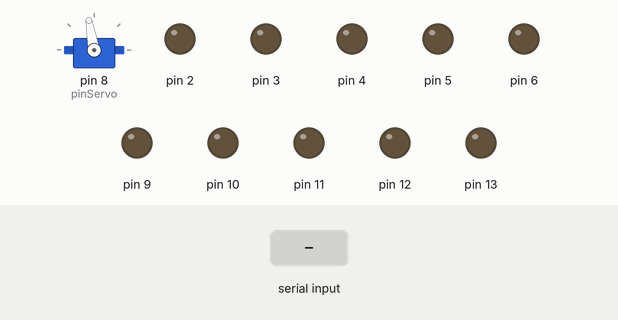
Bench run of a sketch on a simulated Arduino Leonardo, built for the host (arithmetic inside an expression is 32-bit, double 64-bit). Parts: servo, output pins drawn as LEDs (lit = HIGH). Inputs (shaded band) come from the test bench.

Above: at 1.2 s.
1.3 s: "2\n" received over Serial
At 2.2 s:
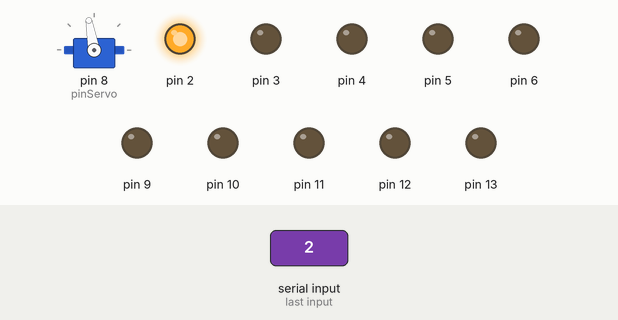
2.8 s: "1\n" received over Serial
At 3.4 s:
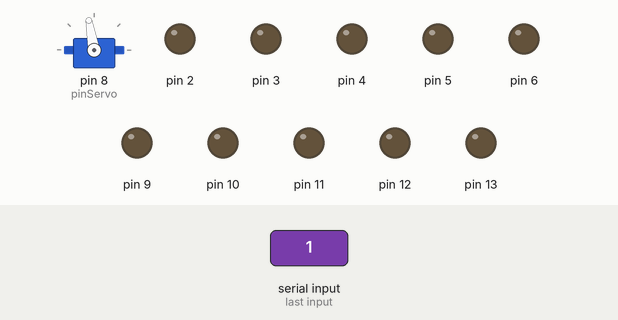
4.3 s: "200\n" received over Serial
At 5.7 s:
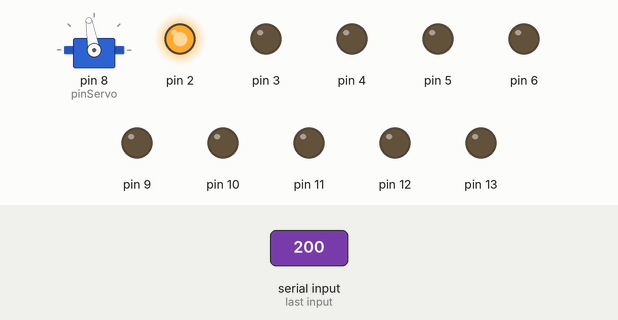
Timing chart, 0 to 7.3 s (numbered marks = the images above; inputs shaded):
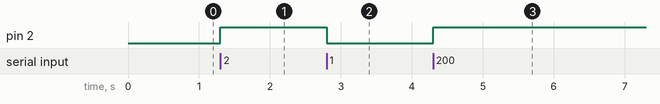

Measured:
- after the input at 1.3 s, pin 2: LOW → HIGH at once
- after the input at 2.8 s, pin 2: HIGH → LOW at once
- after the input at 4.3 s, pin 2: LOW → HIGH at once

The sketch:

brasRobopoly.ino
```cpp
// this code is only compatible with a boad based on the atmega 2560 e.g. arduino mega2560
#define dirPin 2,3,12,13,4    // pins to change steppers' directtion
#define tailleChaine 6        // string to communicate with the pi
#define pulPin 10,11,5,6,9    // pwm pins to move the steppers
#define nbStepper 5
#define maxServo 200          // max angle
#define minServo 50           // min angle
#define pinServo 8

#include <Servo.h>

Servo servo;
int angle = 100;

const int pinStepper[nbStepper] = {pulPin};
const int pinDirStepper[nbStepper] = {dirPin};

char octetReception=0;
char chaineReception[tailleChaine]="000000";  // string to communicate with the pi

int i = 0;

void move_arm(){    // analyses the string and move the steppers

  switch(chaineReception[0]-48){
    case 0:
      TCCR2A = TCCR2A & ~_BV(COM2A1) ;    // disable pwm
      break;
    case 1:
      digitalWrite(pinDirStepper[0],0) ;  // direction of the stepper
      TCCR2A = TCCR2A | _BV(COM2A1) ;     // enable pwm
      break;
    case 2:
      digitalWrite(pinDirStepper[0],1) ;  // direction of the stepper
      TCCR2A = TCCR2A | _BV(COM2A1) ;     // enable pwm
      break;
  }

  switch(chaineReception[1]-48){
    case 0:
      TCCR1A = TCCR1A & ~_BV(COM1A1) ;    // disable pwm
      break;
    case 1:
      digitalWrite(pinDirStepper[1],0) ;  // direction of the stepper
      TCCR1A = TCCR1A | _BV(COM1A1) ;     // enable pwm
      break;
    case 2:
      digitalWrite(pinDirStepper[1],1) ;  // direction of the stepper
      TCCR1A = TCCR1A | _BV(COM1A1) ;     // enable pwm
      break;
  }

  switch(chaineReception[2]-48){
    case 0:
      TCCR3A = TCCR3A & ~_BV(COM3A1) ;    // disable pwm
      break;
    case 1:
      digitalWrite(pinDirStepper[2],0) ;  // direction of the stepper
      TCCR3A = TCCR3A | _BV(COM3A1) ;     // enable pwm
      break;
    case 2:
      digitalWrite(pinDirStepper[2],1) ;  // direction of the stepper
      TCCR3A = TCCR3A | _BV(COM3A1) ;     // enable pwm
      break;
  }

  switch(chaineReception[3]-48){
    case 0:
      TCCR4A = TCCR4A & ~_BV(COM4A1) ;    // disable pwm
      break;
    case 1:
      digitalWrite(pinDirStepper[3],0) ;  // direction of the stepper
      TCCR4A = TCCR4A | _BV(COM4A1) ;     // enable pwm
      break;
    case 2:
      digitalWrite(pinDirStepper[3],1) ;  // direction of the stepper
      TCCR4A = TCCR4A | _BV(COM4A1) ;     // enable pwm
      break;
  }
    switch(chaineReception[4]-48){
    case 0:
      TCCR2A = TCCR2A & ~_BV(COM2B1) ;    // disable pwm
      break;
    case 1:
      digitalWrite(pinDirStepper[4],0) ;  // direction of the stepper
      TCCR2A = TCCR2A | _BV(COM2B1) ;     // enable pwm
      break;
    case 2:
      digitalWrite(pinDirStepper[4],1) ;  // direction of the stepper
      TCCR2A = TCCR2A | _BV(COM2B1) ;     // enable pwm
      break;
  }

    switch(chaineReception[5]-48){           // this is the Servo
    case 2:
       angle = (angle < minServo) ? minServo : (angle > maxServo) ? maxServo : angle;
      for( int i = 0; i<5; i++){    // gradually decreases the angle
        servo.write(--angle);
      }
      break;
    case 1:
      angle = (angle < minServo) ? minServo : (angle > maxServo) ? maxServo : angle;
      for( int i = 0; i<5; i++){    // gradually increases the angle
        servo.write(++angle);
      }
      break;
  }

}
void setup() {


  // initialize Serial:
  Serial.begin(115200);

  // initialize pins
  for(int i = 0; i<nbStepper; i++){
    pinMode(pinStepper[i], OUTPUT);
    pinMode(pinDirStepper[i], OUTPUT);
    digitalWrite(pinStepper[i], LOW);
    digitalWrite(pinDirStepper[i], LOW);
  }
    servo.attach(pinServo);
    servo.write(angle);

   // initialize timers (1,2,3,4) on pwm_phase_corrected 8_bit (timer2 is already 8bit)
   // it's possible to use less timers using output B from timers ( if more timers are needed for another purpose)
   TCCR2A = _BV(WGM20);
   TCCR2B = _BV(CS22); // prescaler = 64 frequ = 490 Hz

   TCCR1A = _BV(WGM10);
   TCCR3A = _BV(WGM30);
   TCCR4A = _BV(WGM40);
   TCCR1B = _BV(CS10)|_BV(CS11);  // prescaler = 64 frequ = 490 Hz
   TCCR3B = _BV(CS20)|_BV(CS21);  // prescaler = 64 frequ = 490 Hz
   TCCR4B = _BV(CS30)|_BV(CS31);  // prescaler = 64 frequ = 490 Hz

   // duty cycle = 50%
   OCR1A = 128; // pin 11
   OCR2A = 128; // pin 10
   OCR3A = 128; // pin 5
   OCR4A = 128; // pin 6
   OCR2B = 128; // pin 9
}


void loop() {         // here we read the string and call the function move_arm()
  while (Serial.available()>0) {
          octetReception=Serial.read();

          if (octetReception==10) { // if == \n

                  move_arm();
                  i=0;
                  break;
          }
          else{
            chaineReception[i]= char(octetReception); // add the char readen to the string
            i++;
          }
  }
}
```
